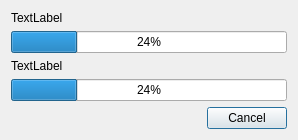
<?xml version="1.0" encoding="UTF-8"?>
<ui version="4.0">
 <class>ProgressBarDuo</class>
 <widget class="QDialog" name="ProgressBarDuo">
  <property name="geometry">
   <rect>
    <x>0</x>
    <y>0</y>
    <width>298</width>
    <height>134</height>
   </rect>
  </property>
  <property name="windowTitle">
   <string>Dialog</string>
  </property>
  <layout class="QGridLayout" name="gridLayout">
   <item row="0" column="0" colspan="2">
    <widget class="QLabel" name="Label0">
     <property name="text">
      <string>TextLabel</string>
     </property>
    </widget>
   </item>
   <item row="1" column="0" colspan="2">
    <widget class="QProgressBar" name="Bar0">
     <property name="value">
      <number>24</number>
     </property>
    </widget>
   </item>
   <item row="2" column="0" colspan="2">
    <widget class="QLabel" name="Label1">
     <property name="text">
      <string>TextLabel</string>
     </property>
    </widget>
   </item>
   <item row="3" column="0" colspan="2">
    <widget class="QProgressBar" name="Bar1">
     <property name="value">
      <number>24</number>
     </property>
    </widget>
   </item>
   <item row="4" column="0">
    <spacer name="horizontalSpacer">
     <property name="orientation">
      <enum>Qt::Horizontal</enum>
     </property>
     <property name="sizeHint" stdset="0">
      <size>
       <width>204</width>
       <height>20</height>
      </size>
     </property>
    </spacer>
   </item>
   <item row="4" column="1">
    <widget class="QPushButton" name="cancelButton">
     <property name="text">
      <string>Cancel</string>
     </property>
    </widget>
   </item>
  </layout>
 </widget>
 <resources/>
 <connections/>
</ui>
